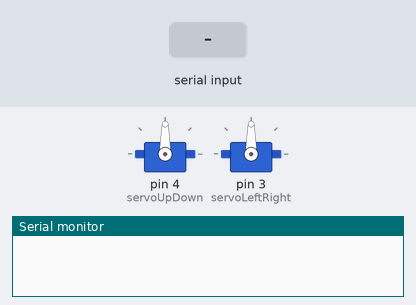
Recording of a sketch running on a simulated Arduino Uno, built with avr-gcc and run on an emulated ATmega328P. Shown: 2 × servo, the last lines printed to the serial monitor. Inputs (shaded band) come from the test bench.

Above: at 1.2 s.
1.3 s: "1,90,45\n" received over Serial
At 2.5 s:
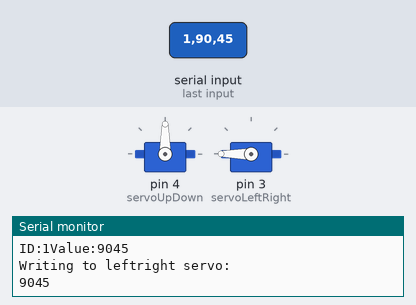
2.8 s: "1,90\n" received over Serial
At 3.7 s:
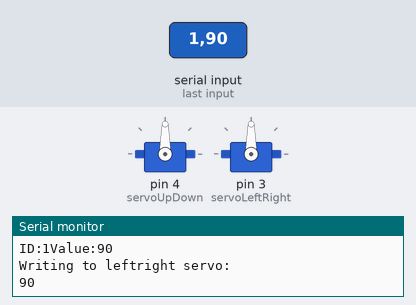
Timing chart, 0 to 5.8 s (numbered marks = the images above; inputs shaded):
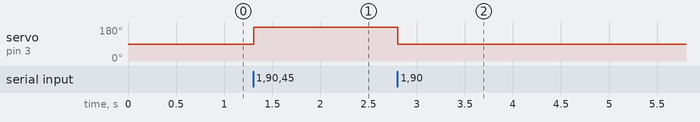

The sketch:

arduino.ino
```cpp
#include <Servo.h>

int upDownServoID = 0,leftRightServoID = 1;
Servo servoUpDown,servoLeftRight;

int servoID=-1;
String inString="";
void setup()
{
  servoUpDown.attach(4);
  servoLeftRight.attach(3);
  servoUpDown.write(90);
  servoLeftRight.write(90);
  Serial.begin(9600);
}

int getAngle(int &servoID)
{

   while (Serial.available() > 0) {
    int inChar = Serial.read();
    if (isDigit(inChar)) {
      // convert the incoming byte to a char
      // and add it to the string:
      inString += (char)inChar;
    }
    // if you get a newline, print the string,
    // then the string's value:
    if (inChar == '\n') {
      String id_string = inString.substring(0,1);
      String val_string = inString.substring(1);

      Serial.print("ID:");
      servoID = id_string.toInt();
      Serial.print(servoID);


      Serial.print("Value:");
      int val = val_string.toInt();
      Serial.println(val);

      inString = "";
      return val;

    }
  }
}
void loop(){

  int angle = getAngle(servoID);


  if(servoID == upDownServoID)
  {
        Serial.println("Writing to updown servo");
        servoUpDown.write(angle);  //Set the tilt servo position to the value of the second command byte received on the serial port
  }
  else if(servoID == leftRightServoID)
  {
    Serial.println("Writing to leftright servo: ");
	Serial.println(angle);
        servoLeftRight.write(angle);   //Set the pan servo position to the value of the second command byte received from the serial port.
  }
  servoID = -1;
  //If the character is not the pan or tilt servo ID, it is ignored.
}
```

Measured:
- after the input at 1.3 s, servo on pin 3 (servoLeftRight): 90° → 180° at once
- after the input at 2.8 s, servo on pin 3 (servoLeftRight): 180° → 90° at once
